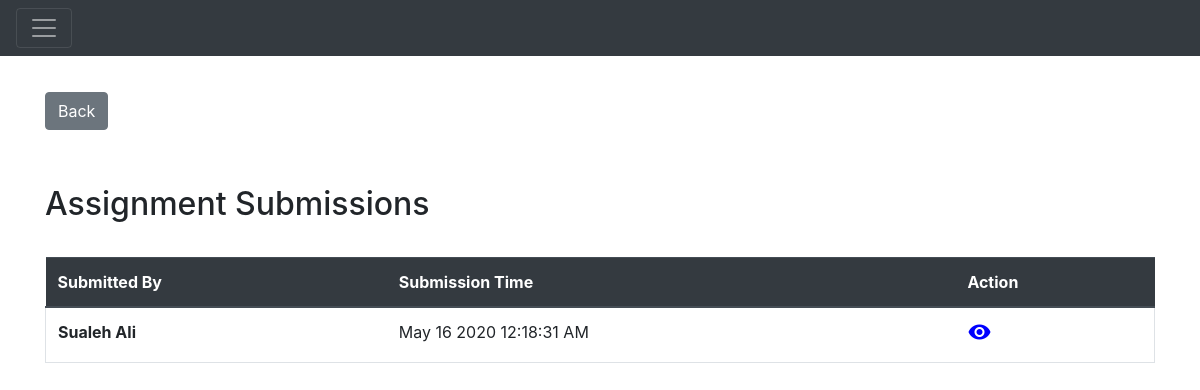
The app's page /assignmentSubmission/1 (signed in) with its own data.
### Application/models.py (models this page shows)
class AssignmentSubmission(db.Model):
    __tablename__ = "assignment_submissions"
    assignmentSubmissionId = db.Column(
        db.Integer,
        primary_key=True,
        autoincrement=True
    )
    submissionTime = db.Column(db.DateTime, default=datetime.datetime.utcnow())
    assignmentId = db.Column(db.Integer, db.ForeignKey('assignments.assignmentId'))
    assignment = relationship("Assignment")
    assignmentGrade = db.Column(db.String(20))
    userId = db.Column(db.Integer, db.ForeignKey('users.userId'))
    user = relationship("User")
    comment = db.Column(db.String(500))
    gradeReceived = db.Column(
        db.String(10)
    )

class User(db.Model):
    __tablename__ = "users"
    userId = db.Column(
        db.Integer,
        primary_key=True,
        autoincrement=True
    )
    name = db.Column(
        db.String(100),
        index=True,
        nullable=False,
    )
    email = db.Column(
        db.String(80),
        index=True,
        unique=True,
        nullable=False
    )
    password = db.Column(
        db.String(255)
    )
    userRole = db.Column(Enum(UserRole))
    orgId = db.Column(db.Integer, db.ForeignKey('organizations.orgId'))
    organization = relationship("Organization")

### Application/assignment_submissions.py (the view)
@app.route('/assignmentSubmission/<id>')
@authenticate
def assignmentSubmission(id):
    assignmentId = escape(id)
    result = models.Assignment.query.filter_by(assignmentId=assignmentId).first()
    enrollments = result.course.enrollments
    enrollmentRole = [e for e in enrollments if e.userId == session['id']][0].enrollmentRole
    print(enrollmentRole)
    isTeacher = (enrollmentRole == models.EnrollmentRole.Teacher)
    submissions = []
    if enrollmentRole == models.EnrollmentRole.Teacher:
        submissions = models.db.session.query(models.AssignmentSubmission)\
            .filter(models.AssignmentSubmission.assignmentId == assignmentId)\
            .all()
    else:
        submissions = models.db.session.query(models.AssignmentSubmission) \
            .filter(models.AssignmentSubmission.assignmentId == assignmentId) \
            .filter(models.AssignmentSubmission.userId == session['id']) \
            .all()
    return render_template('assignment_submission.html', submissions=submissions,
                           enrollmentRole=enrollmentRole, isTeacher=isTeacher, assignmentId=id)

### Application/templates/assignment_submission.html (shortened to what this page needs)
{% extends 'main.html' %}
{% block head %}
{{ super() }}
{% endblock %}
{% block body %}
{{ super() }}
<div class="container" style="margin-top:3%;">
    <a class="btn btn-secondary" href={{url_for('getAssignmentDetailById' ,id=assignmentId) }}>Back</a>
    <div class="page-header" style="margin: 2% 0%; padding: 3% 0% 0% 0%;">
        <h2>Assignment Submissions</h2>
    </div>
        <table class="table" style="margin-top: 3%">
        <thead class="thead-dark">
        <tr>
            <th scope="col">Submitted By</th>
            <th scope="col">Submission Time</th>
            <th scope="col">Action</th>
        </tr>
        </thead>
        <tbody>
        {% for submission in submissions %}
        <tr class="border">
            <th scope="row">{{submission.user.name}}</th>
            <td>{{submission.submissionTime.strftime("%b %d %Y %r")}}</td>
            <td><a href={{ url_for('assignmentSubmissionDetail',id=submission.assignmentSubmissionId) }}
                           >
                <i class="material-icons md-48" style="color:blue;">visibility</i>
                </a>
            </td>
        </tr>
        {% endfor %}
        </tbody>
        </table>
</div>
{% endblock %}

### Application/static/css/styles.css (style rules this page uses)
html, body { height: 100%; margin: 0; padding: 0; }

### Application/static/css/main.css (style rules this page uses)
body { transition: margin-left .5s; }

### records on screen
AssignmentSubmission: user.name "Sualeh Ali", submissionTime "May 16 2020 12:18:31 AM"
